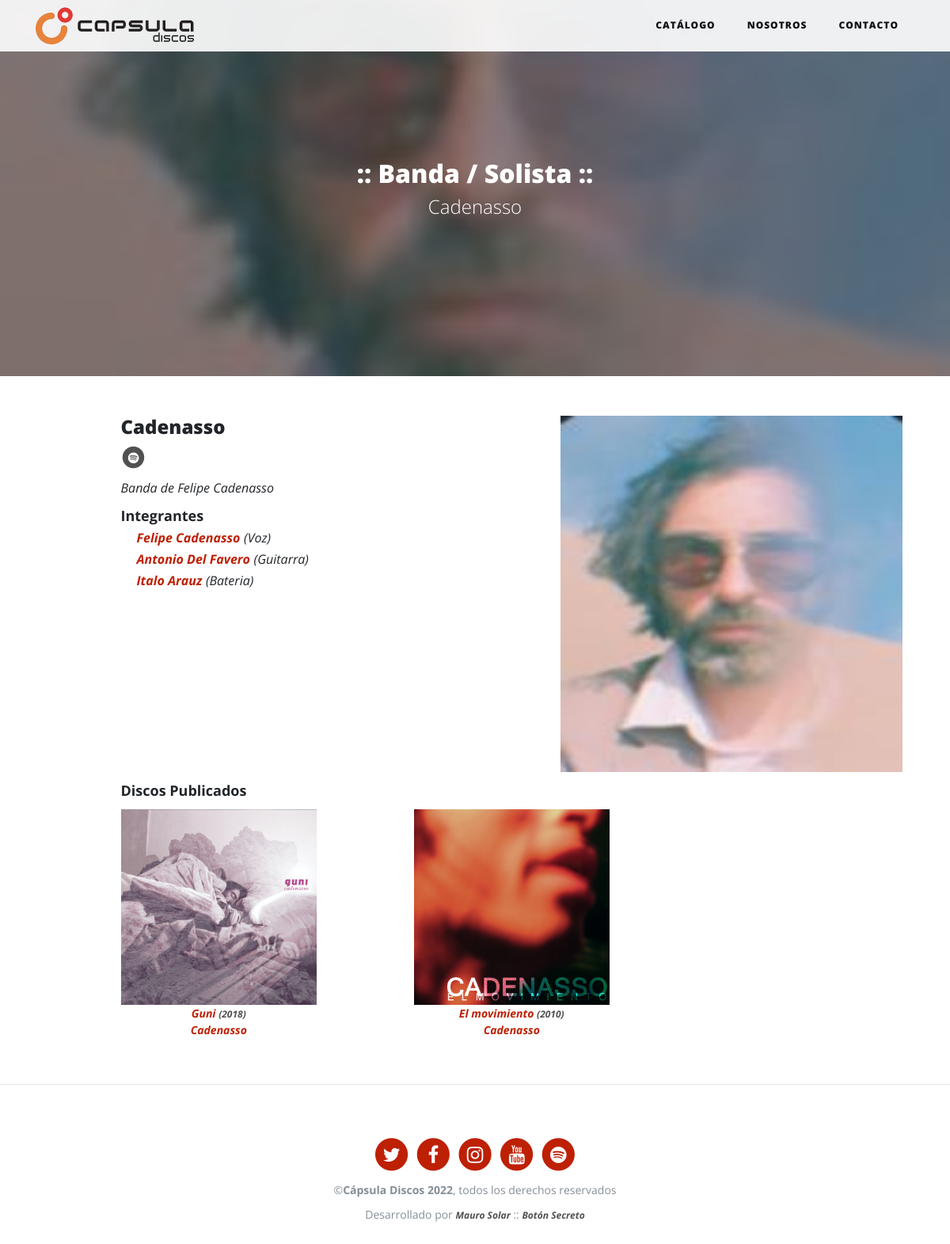
The app's page /catalogo/banda/2/ with its own data.
### catalogo/models.py (models this page shows, shortened)
class Banda(models.Model):
    nombreBanda = models.CharField(max_length=200,verbose_name="Nombre")
    imgBanda = models.ImageField(null=True, upload_to="bandas",verbose_name="Imagen Banda") #sube imágenes al directorio 'media/proyects'
    descripBanda = models.TextField(null=True, verbose_name="Descripción")
    link_sptf = models.URLField(null=True, blank=True,verbose_name="Link Spotify") #Crea el link del modelo
    link_apple = models.URLField(null=True, blank=True,verbose_name="Link Apple Music") #Crea el link del modelo
    link_ytb = models.URLField(null=True, blank=True,verbose_name="Link YouTube") #Crea el link del modelo
    link_ig = models.URLField(null=True, blank=True,verbose_name="Link Instagram") #Crea el link del modelo
    link_fb = models.URLField(null=True, blank=True,verbose_name="Link Facebook") #Crea el link del modelo
    link_tw = models.URLField(null=True, blank=True,verbose_name="Link Twitter") #Crea el link del modelo
    class Meta:
        verbose_name = "banda"
        verbose_name_plural = "bandas"
    def __str__(self):
        return self.nombreBanda

class IntegranteBanda(models.Model):
    class Meta:
        order_with_respect_to = 'banda' #Músicos ordenados por Disco
        unique_together = [
            ('banda', 'musico'),
            ]
    ROL_BANDA = [
        (1, "Voz"),
        (2, "Bateria"),
        (3, "Bajo"),
        (4, "Guitarra"),
        (5, "Teclado/Piano"),
        (6, "Vientos"),
        (7, "Cuerdas"),
        (5, "Otro"),
    ]
    banda = models.ForeignKey(Banda, on_delete=models.CASCADE,verbose_name="Banda")
    musico = models.ForeignKey(Musico, on_delete=models.CASCADE,verbose_name="Músico")
    rol = models.PositiveSmallIntegerField(verbose_name='Rol en la Banda',choices=ROL_BANDA)
    activo = models.BooleanField(verbose_name="Activo actualmente", default=True)

class Musico(models.Model):
    nombreArt = models.CharField(max_length=200,verbose_name="Nombre Artístico")
    nombreReal = models.CharField(null=True, max_length=200,verbose_name="Nombre Real")
    imgMusico = models.ImageField(null=True, upload_to="musicos",verbose_name="Imagen Músico") #sube imágenes al directorio 'media/proyects'
    link_ig = models.URLField(null=True, blank=True,verbose_name="Link Instagram") #Crea el link del modelo
    link_fb = models.URLField(null=True, blank=True,verbose_name="Link Facebook") #Crea el link del modelo
    link_tw = models.URLField(null=True, blank=True,verbose_name="Link Twitter") #Crea el link del modelo
    class Meta:
        verbose_name = "Músico"
        verbose_name_plural = "Músicos"

class Disco(models.Model):
    titulo = models.CharField(max_length=200,verbose_name="Título")
    caratula = models.ImageField(null=True, upload_to="catalogo",verbose_name="Carátula") #sube imágenes al directorio 'media/proyects'
    fechaDisco = models.DateField(default=now,verbose_name="Fecha de publicación")
    descripDisco = models.TextField(null=True, verbose_name="Descripción")
    link_sptf = models.TextField(null=True, max_length=300,verbose_name="Código inserción desde Spotify")
    link_apple = models.URLField(null=True, blank=True,verbose_name="Link Apple Music") #Crea el link del modelo
    link_ytb = models.URLField(null=True, blank=True,verbose_name="Link YouTube") #Crea el link del modelo
    link_tienda_cd = models.URLField(null=True, blank=True,verbose_name="Link Tienda Nacional CD") #Crea el link del modelo
    link_tienda_vin = models.URLField(null=True, blank=True,verbose_name="Link Tienda Nacional VINILO") #Crea el link del modelo
    link_tienda_cas = models.URLField(null=True, blank=True,verbose_name="Link Tienda Nacional CASSETTE") #Crea el link del modelo
    banda = models.ForeignKey(Banda, on_delete=models.CASCADE,verbose_name="Banda")
    ordering = ['fechaDisco','banda','titulo']
    class Meta: #como se verá en el administrador
        verbose_name = "disco"
        verbose_name_plural = "discos"

### catalogo/views.py (the view)
# urls.py: path('banda/<int:banda_id>/', views.banda, name="banda"),
def banda(request, banda_id):
    banda = get_object_or_404(Banda, id=banda_id) #evitar el error 404 por pág desconocida con "get"
    musico = Musico.objects.all()
    integranteBanda = IntegranteBanda.objects.all()
    discos = Disco.objects.all().order_by('-fechaDisco','banda','titulo') #order by descendente para fecha y ascendente el resto
    return render(request, "catalogo/banda.html", {'banda':banda,'musico':musico,'integranteBanda':integranteBanda,'discos':discos}) #Inyecta datos en página html

### social/processors.py (called while the page is built)
def ctx_dict(request):
    ctx = {}
    links = Link.objects.all()
    for link in links:
        ctx[link.key] = link.url
    return ctx

### catalogo/templates/catalogo/banda.html (shortened to what this page needs)
{% extends 'core/base.html' %}
{% load static %}
{% block background %}{{banda.imgBanda.url}}{% endblock %}
{% block headers %}
<h2>:: Banda / Solista ::</h2>
<span class="subheading">{{banda.nombreBanda}}</span>
{% endblock %}
{% block content %}
<div class="alinear-discos">
<div class="col-lg-5 offset-lg-1">
    <h4>{{banda.nombreBanda}}</h4>
    {% if banda.link_sptf %}
        <a class="info-plataformas" href="{{banda.link_sptf}}" target="_blank">
        <span class="fa-stack fa-lg">
            <i class="fa fa-circle fa-stack-2x"></i>
            <i class="fa fa-spotify fa-stack-1x fa-inverse"></i>
        </span>
        </a>
    {% endif %}
    <div class="info">{{banda.descripBanda}}</div>
    <b>Integrantes</b>
    <br>
    {% for integrantes in integranteBanda %}
    {% if integrantes.banda_id == banda.id %}
        <a class="info-creditos" href="{% url 'musico' integrantes.musico.id %}">{{integrantes.musico.nombreArt}}</a>
        {% for indice, item in integrantes.ROL_BANDA %}
            {% if indice == integrantes.rol %}
                <span class="info-rol"> ({{item}})</span>
            {% endif %}
        {% endfor %}
        <br>
    {% endif %}
    {% endfor %}
</div>
<div class="col-lg-5 offset-lg-1">
    <img class="img-fluid imgBandaMusico-tam" src="{{banda.imgBanda.url}}" alt="">
</div>
<div>
    <b class="col-lg-2 offset-lg-1">Discos Publicados</b>
    <div class="alinear-discos">
        {% for disco in discos %}
        {% if disco.banda_id == banda.id %}
            <div class="col-lg-3 offset-lg-1 catalogo-nom-disco">
                <a href="{% url 'disco' disco.id %}"><img class="img-fluid" src="{{disco.caratula.url}}" alt=""></a>
                <a href="{% url 'disco' disco.id %}">{{disco.titulo}}</a>
                <b class="info-plataformas">({{disco.fechaDisco | date:'Y'}})</b>
                <br><a href="{% url 'banda' disco.banda.id %}">{{disco.banda}}</a>
            </div>
        {% endif %}
        {% endfor %}
    </div>
</div>
</div>
{% endblock %}

### core/templates/core/base.html (shortened to what this page needs)
<!DOCTYPE html>
<html lang="es">
<head>
    {% load static %}
    <link href="{% static 'core/vendor/bootstrap/css/bootstrap.min.css' %}" rel="stylesheet">
    <link href="{% static 'core/vendor/font-awesome/css/font-awesome.min.css' %}" rel="stylesheet" type="text/css">
    <link href="{% static 'core/css/cssEstiloCapsula.min.css' %}" rel="stylesheet">
</head>
<body>
    <nav class="navbar navbar-expand-lg navbar-light fixed-top" id="mainNav">
        <div class="container">
            <a href="{% url 'home' %}"><img src="{% static 'core/img/Capsula_h_low_transp.png' %}"></a>
            <div class="collapse navbar-collapse" id="navbarResponsive">
                <ul class="navbar-nav ml-auto">
                    <li class="nav-item {% if request.path == '/' %}active{% endif %}">
                        <a class="nav-link text-uppercase text-expanded" href="{% url 'catalogo' %}">Catálogo</a>
                    </li>
                    <li class="nav-item {% if request.path == '/about-nos/' %}active{% endif %}">
                        <a class="nav-link text-uppercase text-expanded" href="{% url 'about' %}">Nosotros</a>
                    </li>
                    <li class="nav-item {% if request.path == '/contact/' %}active{% endif %}">
                        <a class="nav-link text-uppercase text-expanded" href="{% url 'contact' %}">Contacto</a>
                    </li>
                </ul>
            </div>
        </div>
    </nav>
    <header class="masthead" style="background-image: url('{% block background %}{% endblock %}')">
        <div class="overlay"></div>
        <div class="container">
            <div class="row">
                <div class="col-lg-8 col-md-50 mx-auto">
                    <div class="site-heading">
                        {% block headers %}{% endblock %}
                    </div>
                </div>
            </div>
        </div>
    </header>
    <div class="container">
        {% block content %}{% endblock %}
    </div>
    {% if request.path != "/" %}
    <hr>{% endif %}
    <footer class="footer text-faded text-center py-5">
        <div class="container">
            <p class="m-0">
                {% if LINK_TW %}
                <a href="{{LINK_TW}}" target="_blank">
                    <span class="fa-stack fa-lg">
                        <i class="fa fa-circle fa-stack-2x"></i>
                        <i class="fa fa-twitter fa-stack-1x fa-inverse"></i>
                    </span>
                </a>
                {% endif %}
                {% if LINK_FB %}
                <a href="{{LINK_FB}}" target="_blank">
                    <span class="fa-stack fa-lg">
                        <i class="fa fa-circle fa-stack-2x"></i>
                        <i class="fa fa-facebook fa-stack-1x fa-inverse"></i>
                    </span>
                </a>
                {% endif %}
                {% if LINK_IG %}
                <a href="{{LINK_IG}}" target="_blank">
                    <span class="fa-stack fa-lg">
                        <i class="fa fa-circle fa-stack-2x"></i>
                        <i class="fa fa-instagram fa-stack-1x fa-inverse"></i>
                    </span>
                </a>
                {% endif %}
                {% if LINK_YTB %}
                <a href="{{LINK_YTB}}" target="_blank">
                    <span class="fa-stack fa-lg">
                        <i class="fa fa-circle fa-stack-2x"></i>
                        <i class="fa fa-youtube fa-stack-1x fa-inverse"></i>
                    </span>
                </a>
                {% endif %}
                {% if LINK_SPTF %}
                <a href="{{LINK_SPTF}}" target="_blank">
                    <span class="fa-stack fa-lg">
                        <i class="fa fa-circle fa-stack-2x"></i>
                        <i class="fa fa-spotify fa-stack-1x fa-inverse"></i>
                    </span>
                </a>
                {% endif %}
            </p>
            <p class="copyright text-muted">&copy;<b>Cápsula Discos 2022</b>, todos los derechos reservados</p>
            <p class="copyright text-muted">Desarrollado por <a class="info-plataformas" href="https://www.instagram.com/maurosolar/" target="_blank">Mauro Solar</a> :: <a class="info-plataformas" href="https://www.instagram.com/botonsecreto/" target="_blank">Botón Secreto</a></p>
        </div>
    </footer>
</body>
</html>

### records on screen
Banda: imgBanda (picture), nombreBanda "Cadenasso", descripBanda "Banda de Felipe Cadenasso"
IntegranteBanda: musico.nombreArt "Felipe Cadenasso", ROL_BANDA "Voz"
IntegranteBanda: musico.nombreArt "Antonio Del Favero", ROL_BANDA "Guitarra"
IntegranteBanda: musico.nombreArt "Italo Arauz", ROL_BANDA "Bateria"
Disco: caratula (picture), titulo "Guni", fechaDisco "2018", banda "Cadenasso"
Disco: caratula (picture), titulo "El movimiento", fechaDisco "2010", banda "Cadenasso"
